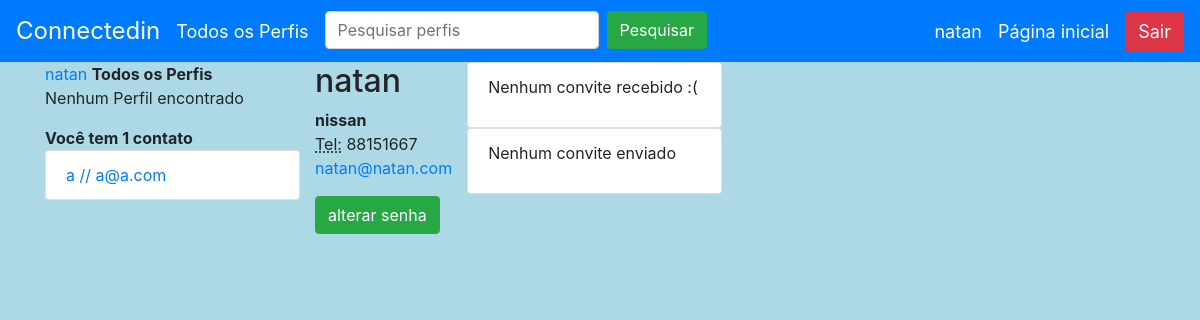
The page /perfil/1 (signed in) on the database its author committed.
### perfis/models.py (models this page shows, shortened)
class Perfil(models.Model):
    nome = models.CharField(max_length=255, null=False)
    telefone = models.CharField(max_length=15, null=False)
    nome_empresa = models.CharField(max_length=255, null=False)
    contatos = models.ManyToManyField('self')
    imagem_perfil = models.ImageField(null=True, blank=True, upload_to='uploads/fotoperfil/')
    usuario_id = models.OneToOneField(User, related_name='perfil',
                                   on_delete=models.CASCADE)
    @property
    def email(self):
        return self.usuario_id.email
    @property
    def superuser(self):
        return self.usuario_id.is_superuser

### perfis/views.py (the view)
# urls.py: path('perfil/<int:perfil_id>', views.exibir, name='exibir'),
@login_required
def exibir(request, perfil_id):
    perfil = Perfil.objects.get(id=perfil_id)
    perfil_logado = get_perfil_logado(request)
    ja_eh_contato = perfil in perfil_logado.contatos.all()
    return render(request, 'perfil.html',
                  {'perfil': perfil,
                   'perfil_logado': get_perfil_logado(request),
                   'ja_eh_contato': ja_eh_contato})

### perfis/views.py (called while the page is built)
@login_required
def get_perfil_logado(request):
    return request.user.perfil

### perfis/templates/perfil.html
{% extends "base.html" %}
{% block body %}
<div class="row">
    <div class="col-lg-12">
        <h2 style="margin-top:0">{{perfil.nome}}</h2>
        <address>
            <strong>{{perfil.nome_empresa}}</strong><br/>
            <abbr title="Telefone">Tel:</abbr> {{perfil.telefone}}<br/>
            <a href="mailto:{{perfil.email}}">{{perfil.email}}</a>
        </address>
        {% if ja_eh_contato %}
            <div class="well well-sm">Vocês estão conectados!</div>
            <a href="{% url 'desfazer_amizade' perfil.id %}" class="btn btn-danger poll-right"
               onclick="return confirm('Deseja excluir este contato?');">desfazer amizade</a>
        {% else %}
            {% if perfil == perfil_logado %}
                <a href="{% url 'alterar_senha' %}"
                    class="btn btn-success" role="button">alterar senha</a>
            {% else %}
                <a href="{% url 'convidar' perfil.id %}"
                    class="btn btn-success" role="button">convidar</a>
            {% endif %}
        {% endif %}
    </div>
</div>
{% endblock %}

### perfis/templates/base.html (shortened to what this page needs)
{% load staticfiles %}
<!DOCTYPE html>
<html lang="pt">
    <head>
        <link rel="stylesheet" href="https://stackpath.bootstrapcdn.com/bootstrap/4.1.3/css/bootstrap.min.css">
    </head>
    <body style="background-color:Lightblue;">
            <nav class="navbar navbar-expand-lg navbar-light bg-primary">
                    <a class="navbar-brand" href="{% url 'index' %}"><font color="white" size="5px">Connectedin</font></a>
                    <div class="collapse navbar-collapse" id="textoNavbar">
                        <ul class="navbar-nav mr-auto">
                            <li class="nav-item">
                                <a class="navbar-brand" href="{% url 'buscar_usuario' %}"><font color="white" size="4px">Todos os Perfis</font></a>
                            </li>
                            <li class="nav-item">
                            <form class="form-inline" action="{% url 'buscar_usuario' %}" method="POST">
                                <input class="form-control mr-sm-2" type="search" name="busca" placeholder="Pesquisar perfis" aria-label="Pesquisar">
                                <button class="btn btn-success my-2 my-sm-0" type="submit">Pesquisar</button>
                            </form>
                            </li>
                        </ul>
                        <a class="navbar-brand mr-sm-3" href="{% url 'exibir' perfil_logado.id %}"><font color="white" size="4px">{{ perfil_logado.nome }}</font></a>
                        <a class="navbar-brand" href="{% url 'index' %}"><font color="white" size="4px">Página inicial</font></a>
                        <a href="/logout/"><button type="button" class="btn btn-danger" onclick="return confirm('Deseja sair do connectedIn?');"><font color="white" size="4px">Sair</font></button></a>
                    </div>
            </nav>
            <div class="container">
                    <div class="row">
                            <nav class="col-lg-3">
                                <div class="panel panel-default">
                                    <div class="panel-heading">
                                        <a href="{% url 'exibir' perfil_logado.id %}">{{ perfil.nome }}</a>
                                        <strong>Todos os Perfis</strong>
                                    </div>
                                    {% if perfis %}
                                    <ul class="list-group">
                                        {% for perfil in perfis %}
                                            <li class="list-group-item">
                                                <a href="{% url 'exibir' perfil.id %}">{{ perfil.nome }}</a>
                                                / {{ perfil.email }}
                                            </li>
                                        {% endfor %}
                                    </ul>
                                    {% else %}
                                        <p>Nenhum Perfil encontrado</p>
                                    {% endif %}
                                </div>
                                <div class="panel panel-default">
                                    {% with total_de_contatos=perfil_logado.contatos.count %}
                                        {% if total_de_contatos %}
                                            <div class="panel-heading">
                                                <strong>Você tem {{total_de_contatos}}
                                                contato{{ total_de_contatos|pluralize }}</strong>
                                            </div>
                                            <ul class="list-group">
                                                {% for contato in perfil_logado.contatos.all %}
                                                    <a href="{% url 'exibir' contato.id %}"
                                                        class="list-group-item">{{ contato.nome }} // {{ contato.email }}</a>
                                                {% endfor %}
                                            </ul>
                                        {% else %}
                                            <div class="panel-body">
                                                <ul class="list-group">
                                                    <li class="list-group-item"><p>Você não possui contatos no momento :(</p></li>
                                                </ul>
                                            </div>
                                        {% endif %}
                                    {% endwith %}
                                </div>
                            </nav>
                {% block body %}
                {% endblock %}
                <aside class="col-lg-3">
                    <div class="panel panel-default">
                        {% with total_de_convites=perfil_logado.convites_recebidos.count %}
                            {% if total_de_convites %}
                                <div class="panel-heading">
                                    <strong>Você tem {{ total_de_convites }}
                                    convite{{ total_de_convites|pluralize }}
                                    aguardando aprovação</strong>
                                </div>
                                <ul class="list-group">
                                    {% for convite in perfil_logado.convites_recebidos.all %}
                                        <li class="list-group-item">
                                            {{convite.solicitante.nome}}
                                            <a href="{% url 'recusar' convite.id %}" class="badge btn">recusar</a>
                                            <a href="{% url 'aceitar' convite.id %}" class="badge btn">aceitar</a>
                                        </li>
                                    {% endfor %}
                                </ul>
                            {% else %}
                                <div class="panel-body">
                                    <ul class="list-group">
                                        <li class="list-group-item"><p>Nenhum convite recebido :(</p></li>
                                    </ul>
                                </div>
                            {% endif %}
                        {% endwith %}
                    </div>
                    <div class="panel panel-default">
                        {% with total_de_convites=perfil_logado.convites_feitos.count %}
                            {% if total_de_convites %}
                                <div class="panel-heading">
                                    <strong>Convites enviados</strong>
                                </div>
                                <ul class="list-group">
                                    {% for convite in perfil_logado.convites_feitos.all %}
                                        <li class="list-group-item">
                                            {{convite.convidado.nome}}
                                            <a href="{% url 'recusar' convite.id %}" class="badge btn">cancelar</a>
                                        </li>
                                    {% endfor %}
                                </ul>
                            {% else %}
                                <div class="panel-body">
                                    <ul class="list-group">
                                        <li class="list-group-item"><p>Nenhum convite enviado</p></li>
                                    </ul>
                                </div>
                            {% endif %}
                        {% endwith %}
                    </div>
                </aside>
            </div>
            </div>
    </body>
</html>

### rows shown on the page
Perfil: nome "natan", nome_empresa "nissan", telefone "88151667", email "natan@natan.com"
Perfil: nome "a", email "a@a.com"

### other values the page prints
{{ total_de_contatos }} "1"
